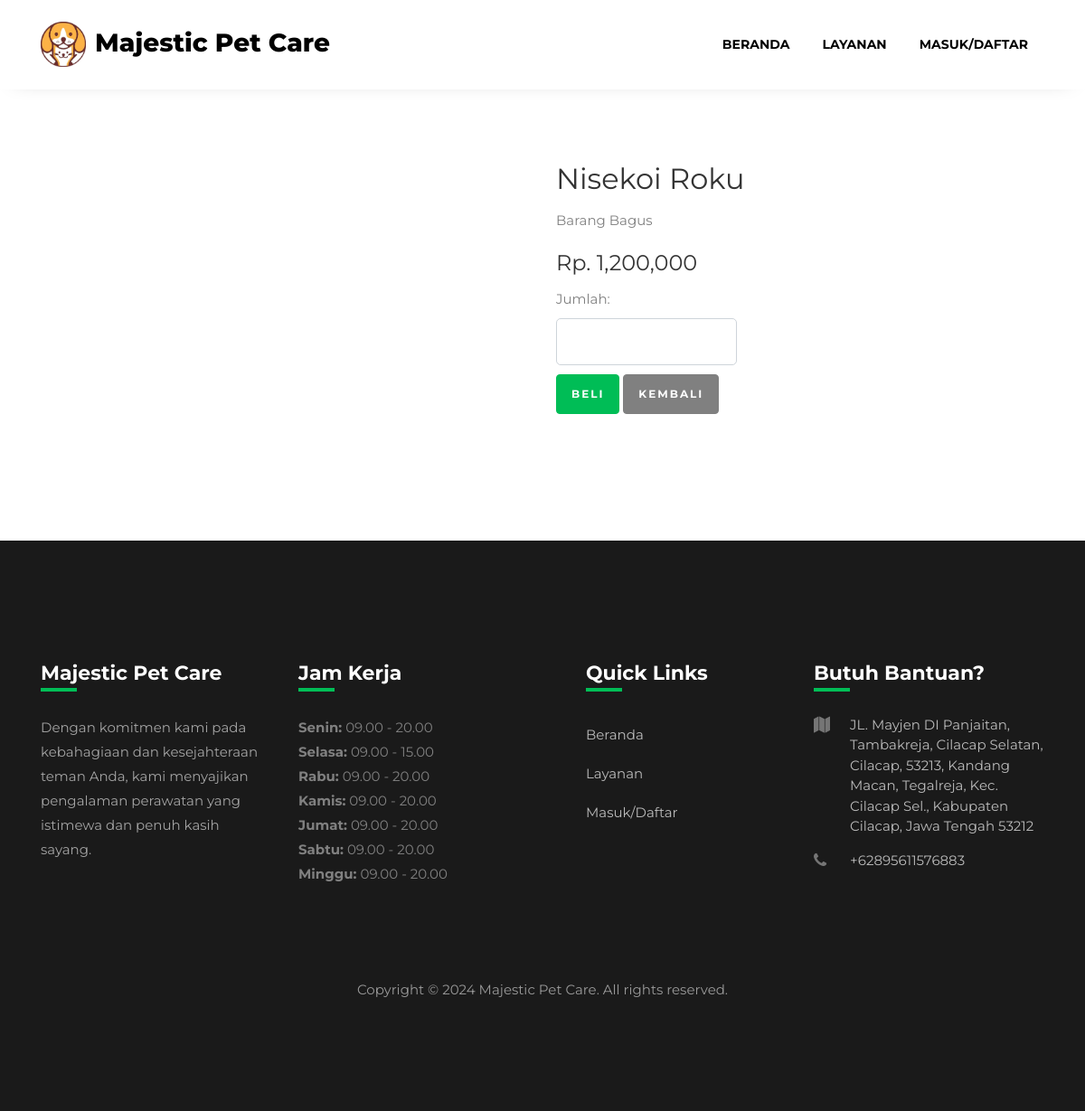
Screenshot of /detail.php?id=13 with the database file from the repository.
### tables this page shows
CREATE TABLE `produk` (
  `id_produk` int(11) NOT NULL,
  `nama_produk` varchar(100) NOT NULL,
  `harga_produk` int(11) NOT NULL,
  `berat_produk` int(11) NOT NULL,
  `foto_produk` varchar(100) NOT NULL,
  `deskripsi_produk` text NOT NULL
);

### detail.php (the view, shortened to what this page needs)
<?php
$koneksi = new mysqli("localhost", "root", "", "majestic");
$id_produk = $_GET["id"];
$ambil = $koneksi->query("SELECT * FROM produk WHERE id_produk='$id_produk'");
$detail = $ambil->fetch_assoc();
?>
<!DOCTYPE html>
<html lang="en">
  <head>
    <link
      rel="stylesheet"
      href="https://stackpath.bootstrapcdn.com/font-awesome/4.7.0/css/font-awesome.min.css"
    />
    <link rel="stylesheet" href="css/animate.css" />
    <link rel="stylesheet" href="css/owl.carousel.min.css" />
    <link rel="stylesheet" href="css/owl.theme.default.min.css" />
    <link rel="stylesheet" href="css/magnific-popup.css" />
    <link rel="stylesheet" href="css/bootstrap-datepicker.css" />
    <link rel="stylesheet" href="css/jquery.timepicker.css" />
    <link rel="stylesheet" href="css/flaticon.css" />
    <link rel="stylesheet" href="css/style.css" />
  </head>
  <body>
    <nav
      class="navbar navbar-expand-lg navbar-dark ftco_navbar bg-dark ftco-navbar-light"
      id="ftco-navbar"
    >
      <div class="container">
        <a class="navbar-brand" href="index.php"
          ><img src="images/logo.png" alt="Majestic Pet Care" style="width: 50px; height: 50px; margin-right: 10px;">Majestic Pet Care</a>
        <div class="collapse navbar-collapse" id="ftco-nav">
          <ul class="navbar-nav ml-auto">
          <li class="nav-item">
              <a href="homep.php" class="nav-link">Beranda</a>
            </li>
			<li class="nav-item">
              <a href="services.php" class="nav-link">Layanan</a>
            </li>
			<?php if (isset($_SESSION["pelanggan"])): ?>
				<li class="nav-item">
              <a href="logout.php" class="nav-link">Keluar</a>
            </li>
			<?php else: ?>
            <li class="nav-item">
              <a href="login.php" class="nav-link">Masuk/Daftar</a>
            </li>
			<?php endif ?>
          </ul>
        </div>
      </div>
    </nav>
	<section class="kontent">
        <div class="container">
            <div class="row">
                <div class="col-md-6">
                </div>
                <div class="col-md-6">
                    <h2><?php echo $detail["nama_produk"] ?></h2>
                    <p><?php echo $detail["deskripsi_produk"]; ?></p>
                    <h4>Rp. <?php echo number_format($detail["harga_produk"]); ?></h4>
                    <form method="post">
                        <div class="form-group">
                            <label for="jumlah">Jumlah:</label>
                            <input type="number" min="1" class="form-control" name="jumlah" id="jumlah">
                            <div class="input-group-btn">
                                <button class="btn btn-primary" name="beli">Beli</button>
                                <a href="produk.php" class="btn btn-default">Kembali</a>
                            </div>
                        </div>
                    </form>
        </div>
      </div>
    </div>
  </section>
<footer class="footer">
      <div class="container">
        <div class="row">
          <div class="col-md-6 col-lg-3 mb-4 mb-md-0">
            <h2 class="footer-heading">Majestic Pet Care</h2>
            <p>
              Dengan komitmen kami pada kebahagiaan dan kesejahteraan teman Anda, kami menyajikan pengalaman perawatan yang istimewa dan penuh kasih sayang.
            </p>
            <ul class="ftco-footer-social p-0">
            </ul>
          </div>
          <div class="col-md-6 col-lg-3 mb-4 mb-md-0">
            <h2 class="footer-heading">Jam Kerja</h2>
            <ul class="list-unstyled">
        <li><strong>Senin:</strong> 09.00 - 20.00</li>
        <li><strong>Selasa:</strong> 09.00 - 15.00</li>
        <li><strong>Rabu:</strong> 09.00 - 20.00</li>
        <li><strong>Kamis:</strong> 09.00 - 20.00</li>
        <li><strong>Jumat:</strong> 09.00 - 20.00</li>
        <li><strong>Sabtu:</strong> 09.00 - 20.00</li>
        <li><strong>Minggu:</strong> 09.00 - 20.00</li>
      </ul>
          </div>
          <div class="col-md-6 col-lg-3 pl-lg-5 mb-4 mb-md-0">
            <h2 class="footer-heading">Quick Links</h2>
            <ul class="list-unstyled">
              <li><a href="homep.php" class="py-2 d-block">Beranda</a></li>
              <li><a href="services.php" class="py-2 d-block">Layanan</a></li>
              <?php if (isset($_SESSION["pelanggan"])): ?>
              <li><a href="logout.php" class="py-2 d-block">Keluar</a></li>
              <?php else: ?>
              <li><a href="index.php" class="py-2 d-block">Masuk/Daftar</a></li>
              <?php endif ?>
            </ul>
          </div>
          <div class="col-md-6 col-lg-3 mb-4 mb-md-0">
            <h2 class="footer-heading">Butuh Bantuan?</h2>
            <div class="block-23 mb-3">
              <ul>
                <li>
                  <span class="icon fa fa-map"></span
                  ><span class="text"
                    >JL. Mayjen DI Panjaitan, Tambakreja, Cilacap Selatan, Cilacap, 53213, Kandang Macan, Tegalreja, Kec. Cilacap Sel., Kabupaten Cilacap, Jawa Tengah 53212</span
                  >
                </li>
                <li>
                  <a href="#"
                    ><span class="icon fa fa-phone"></span
                    ><span class="text">+62895611576883</span></a
                  >
                </li>
              </ul>
            </div>
          </div>
        </div>
        <div class="row mt-5">
          <div class="col-md-12 text-center">
            <p class="copyright">
              Copyright &copy;
             Majestic Pet Care. All rights reserved.
            </p>
          </div>
        </div>
      </div>
    </footer>
 </body>
 </html>

### detail.php (style rules this page uses)
h2 { margin-top: 25px; }
.form-group { margin-bottom: 20px; }
.form-group input { width: 100%; max-width: 200px; padding: 10px; }
.input-group-btn { width: 100%; margin-top: 10px; }
.kontent { margin-top: 50px; margin-bottom : 120px; }

### rows the page displays
produk: nama_produk "Nisekoi Roku", deskripsi_produk "Barang Bagus", harga_produk "1,200,000"
